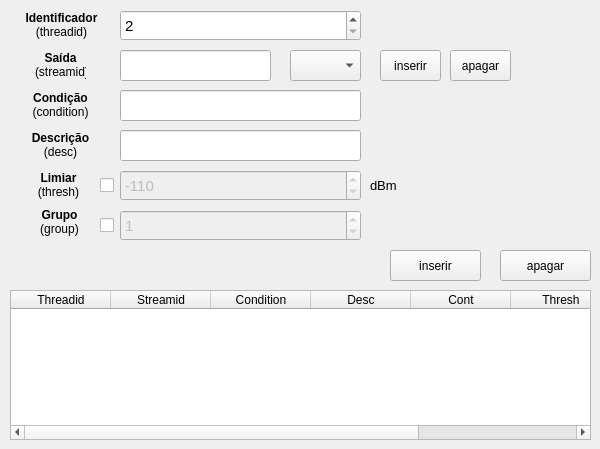
   <widget class="QWidget" name="tab_3">
    <attribute name="title">
     <string>Média (mean)</string>
    </attribute>
    <widget class="QPushButton" name="mean_apagar_bt">
     <property name="geometry">
      <rect>
       <x>500</x>
       <y>250</y>
       <width>91</width>
       <height>31</height>
      </rect>
     </property>
     <property name="text">
      <string>apagar</string>
     </property>
    </widget>
    <widget class="QLabel" name="mean_streamid_label">
     <property name="geometry">
      <rect>
       <x>35</x>
       <y>50</y>
       <width>51</width>
       <height>31</height>
      </rect>
     </property>
     <property name="text">
      <string>&lt;html&gt;&lt;head/&gt;&lt;body&gt;&lt;p align=&quot;center&quot;&gt;&lt;span style=&quot; font-weight:600;&quot;&gt;Saída&lt;/span&gt;&lt;br/&gt;(streamid)&lt;/p&gt;&lt;/body&gt;&lt;/html&gt;</string>
     </property>
    </widget>
    <widget class="QLineEdit" name="mean_desc_edit">
     <property name="geometry">
      <rect>
       <x>120</x>
       <y>130</y>
       <width>241</width>
       <height>31</height>
      </rect>
     </property>
     <property name="font">
      <font>
       <pointsize>11</pointsize>
      </font>
     </property>
    </widget>
    <widget class="QCheckBox" name="mean_group_check">
     <property name="geometry">
      <rect>
       <x>100</x>
       <y>210</y>
       <width>20</width>
       <height>31</height>
      </rect>
     </property>
     <property name="text">
      <string/>
     </property>
    </widget>
    <widget class="QLabel" name="mean_condition_label">
     <property name="geometry">
      <rect>
       <x>30</x>
       <y>90</y>
       <width>61</width>
       <height>31</height>
      </rect>
     </property>
     <property name="text">
      <string>&lt;html&gt;&lt;head/&gt;&lt;body&gt;&lt;p align=&quot;center&quot;&gt;&lt;span style=&quot; font-weight:600;&quot;&gt;Condição&lt;br/&gt;&lt;/span&gt;(condition)&lt;/p&gt;&lt;/body&gt;&lt;/html&gt;</string>
     </property>
    </widget>
    <widget class="QSpinBox" name="mean_group_sbox">
     <property name="enabled">
      <bool>false</bool>
     </property>
     <property name="geometry">
      <rect>
       <x>120</x>
       <y>210</y>
       <width>241</width>
       <height>31</height>
      </rect>
     </property>
     <property name="font">
      <font>
       <pointsize>11</pointsize>
      </font>
     </property>
     <property name="minimum">
      <number>0</number>
     </property>
     <property name="maximum">
      <number>6000</number>
     </property>
     <property name="singleStep">
      <number>1</number>
     </property>
     <property name="value">
      <number>1</number>
     </property>
    </widget>
    <widget class="QPushButton" name="mean_apagar_streamid_bt">
     <property name="geometry">
      <rect>
       <x>450</x>
       <y>50</y>
       <width>61</width>
       <height>31</height>
      </rect>
     </property>
     <property name="text">
      <string>apagar</string>
     </property>
    </widget>
    <widget class="QLineEdit" name="mean_streamid_edit">
     <property name="enabled">
      <bool>true</bool>
     </property>
     <property name="geometry">
      <rect>
       <x>120</x>
       <y>50</y>
       <width>151</width>
       <height>31</height>
      </rect>
     </property>
     <property name="font">
      <font>
       <pointsize>11</pointsize>
      </font>
     </property>
     <property name="readOnly">
      <bool>true</bool>
     </property>
    </widget>
    <widget class="QTableWidget" name="mean_table">
     <property name="geometry">
      <rect>
       <x>10</x>
       <y>290</y>
       <width>581</width>
       <height>150</height>
      </rect>
     </property>
     <column>
      <property name="text">
       <string>Threadid</string>
      </property>
     </column>
     <column>
      <property name="text">
       <string>Streamid</string>
      </property>
     </column>
     <column>
      <property name="text">
       <string>Condition</string>
      </property>
     </column>
     <column>
      <property name="text">
       <string>Desc</string>
      </property>
     </column>
     <column>
      <property name="text">
       <string>Cont</string>
      </property>
     </column>
     <column>
      <property name="text">
       <string>Thresh</string>
      </property>
     </column>
     <column>
      <property name="text">
       <string>Group</string>
      </property>
     </column>
    </widget>
    <widget class="QPushButton" name="mean_inserir_bt">
     <property name="geometry">
      <rect>
       <x>390</x>
       <y>250</y>
       <width>91</width>
       <height>31</height>
      </rect>
     </property>
     <property name="text">
      <string>inserir</string>
     </property>
    </widget>
    <widget class="QComboBox" name="mean_streamid_cbox">
     <property name="geometry">
      <rect>
       <x>290</x>
       <y>50</y>
       <width>71</width>
       <height>31</height>
      </rect>
     </property>
     <property name="font">
      <font>
       <pointsize>11</pointsize>
      </font>
     </property>
    </widget>
    <widget class="QLabel" name="mean_tresh_dbm_label">
     <property name="geometry">
      <rect>
       <x>370</x>
       <y>170</y>
       <width>41</width>
       <height>31</height>
      </rect>
     </property>
     <property name="font">
      <font>
       <pointsize>10</pointsize>
      </font>
     </property>
     <property name="text">
      <string>dBm</string>
     </property>
    </widget>
    <widget class="QSpinBox" name="mean_threadid_sbox">
     <property name="geometry">
      <rect>
       <x>120</x>
       <y>10</y>
       <width>241</width>
       <height>31</height>
      </rect>
     </property>
     <property name="font">
      <font>
       <pointsize>11</pointsize>
      </font>
     </property>
     <property name="minimum">
      <number>2</number>
     </property>
     <property name="maximum">
      <number>6000</number>
     </property>
     <property name="singleStep">
      <number>1</number>
     </property>
     <property name="value">
      <number>2</number>
     </property>
    </widget>
    <widget class="QLabel" name="mean_thresh_label">
     <property name="geometry">
      <rect>
       <x>35</x>
       <y>170</y>
       <width>47</width>
       <height>31</height>
      </rect>
     </property>
     <property name="text">
      <string>&lt;html&gt;&lt;head/&gt;&lt;body&gt;&lt;p align=&quot;center&quot;&gt;&lt;span style=&quot; font-weight:600;&quot;&gt;Limiar&lt;br/&gt;&lt;/span&gt;(thresh)&lt;/p&gt;&lt;/body&gt;&lt;/html&gt;</string>
     </property>
    </widget>
    <widget class="QPushButton" name="mean_inserir_streamid_bt">
     <property name="geometry">
      <rect>
       <x>380</x>
       <y>50</y>
       <width>61</width>
       <height>31</height>
      </rect>
     </property>
     <property name="text">
      <string>inserir</string>
     </property>
    </widget>
    <widget class="QLabel" name="mean_group_label">
     <property name="geometry">
      <rect>
       <x>36</x>
       <y>207</y>
       <width>47</width>
       <height>31</height>
      </rect>
     </property>
     <property name="text">
      <string>&lt;html&gt;&lt;head/&gt;&lt;body&gt;&lt;p align=&quot;center&quot;&gt;&lt;span style=&quot; font-weight:600;&quot;&gt;Grupo&lt;br/&gt;&lt;/span&gt;(group)&lt;/p&gt;&lt;/body&gt;&lt;/html&gt;</string>
     </property>
    </widget>
    <widget class="QLabel" name="mean_desc_label">
     <property name="geometry">
      <rect>
       <x>25</x>
       <y>130</y>
       <width>71</width>
       <height>31</height>
      </rect>
     </property>
     <property name="text">
      <string>&lt;html&gt;&lt;head/&gt;&lt;body&gt;&lt;p align=&quot;center&quot;&gt;&lt;span style=&quot; font-weight:600;&quot;&gt;Descrição&lt;br/&gt;&lt;/span&gt;(desc)&lt;/p&gt;&lt;/body&gt;&lt;/html&gt;</string>
     </property>
    </widget>
    <widget class="QCheckBox" name="mean_thresh_check">
     <property name="geometry">
      <rect>
       <x>100</x>
       <y>170</y>
       <width>20</width>
       <height>31</height>
      </rect>
     </property>
     <property name="text">
      <string/>
     </property>
    </widget>
    <widget class="QSpinBox" name="mean_thresh_sbox">
     <property name="enabled">
      <bool>false</bool>
     </property>
     <property name="geometry">
      <rect>
       <x>120</x>
       <y>170</y>
       <width>241</width>
       <height>31</height>
      </rect>
     </property>
     <property name="font">
      <font>
       <pointsize>11</pointsize>
      </font>
     </property>
     <property name="minimum">
      <number>-6000</number>
     </property>
     <property name="maximum">
      <number>6000</number>
     </property>
     <property name="singleStep">
      <number>1</number>
     </property>
     <property name="value">
      <number>-110</number>
     </property>
    </widget>
    <widget class="QLineEdit" name="mean_condition_edit">
     <property name="geometry">
      <rect>
       <x>120</x>
       <y>90</y>
       <width>241</width>
       <height>31</height>
      </rect>
     </property>
     <property name="font">
      <font>
       <pointsize>11</pointsize>
      </font>
     </property>
    </widget>
    <widget class="QLabel" name="mean_threadid_label">
     <property name="geometry">
      <rect>
       <x>21</x>
       <y>10</y>
       <width>81</width>
       <height>31</height>
      </rect>
     </property>
     <property name="text">
      <string>&lt;html&gt;&lt;head/&gt;&lt;body&gt;&lt;p align=&quot;center&quot;&gt;&lt;span style=&quot; font-weight:600;&quot;&gt;Identificador&lt;/span&gt;&lt;br/&gt;(threadid)&lt;/p&gt;&lt;/body&gt;&lt;/html&gt;</string>
     </property>
    </widget>
   </widget>
